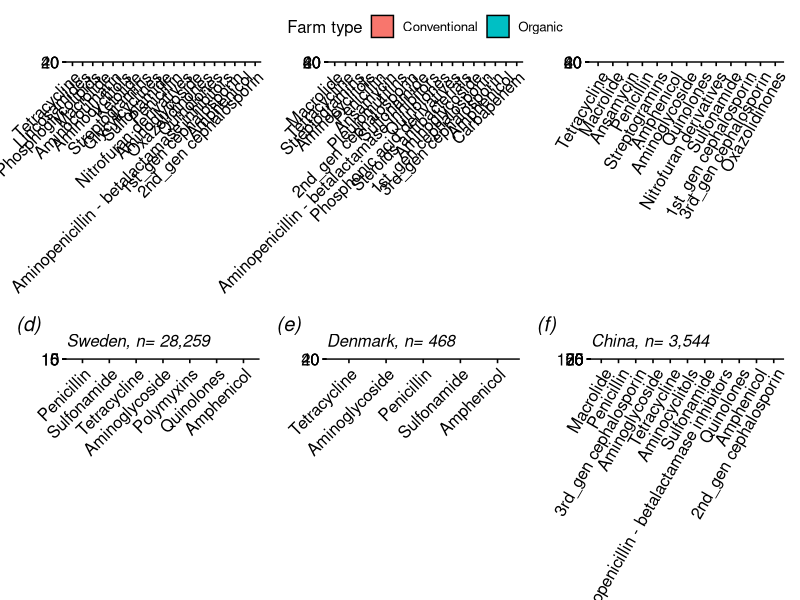

Generate this figure with R:
library(tidyverse)
library(ggplot2)
library(dplyr)
library(ggpubr)
library(patchwork)

#Load data
main_data <- read_csv("conv.csv")

data1 <- main_data %>%
  group_by(country) %>%
  select("country",
         "doi",
         "farm_type",
         "host",
         "antimicrobial_compound",
         "antimicrobial_class",
         "pathogen",
         "percent_resistant",
         "no_isolates_resistant",
         "no_isolates_susceptible",
         "no_isolates_intermidiate",
         "no_isolates" )

#changing percentage resistance into numeric class and rounding off  
data1$percent_resistant <- as.numeric(as.character
                                      (data1$percent_resistant))

data1$percent_resistant <- round(data1$percent_resistant, digits = 0)

data2 <- data1 %>%
  select("doi",
         "country",
         "farm_type",
         "host",
         "antimicrobial_compound",
         "antimicrobial_class",
         "pathogen",
         "percent_resistant",
         "no_isolates_resistant",
         "no_isolates_susceptible",
         "no_isolates_intermidiate",
         "no_isolates" )






data3 <- data2 %>%select("country",
                         "doi",
                         "farm_type",
                         "host",
                         "antimicrobial_class",
                         "pathogen",
                         "percent_resistant", "no_isolates")%>%
  filter(pathogen != "Arcanobacterium pyogenes", pathogen != "Corynebacterium bovis",
         pathogen != "Environmental streptococci")


#changing percentage resistance into numeric class and rounding off  
data3$percent_resistant <- as.numeric(as.character
                                      (data3$percent_resistant))

data3$percent_resistant <- round(data3$percent_resistant, digits = 0)




usa<- data3
#create a function to return the number of resistant isolates
new.function1 <- function(x,y) {
  (x*y)/100}

ResIsousa <- mapply(new.function1, usa$percent_resistant, usa$no_isolates)
ResIsousa <- round(ResIsousa, digits = 0)
AMR.tmp.usa <- cbind(usa, ResIsousa)

#determine total NIsolates
usaNIsolates <- aggregate(no_isolates ~ doi + country + farm_type + 
                              antimicrobial_class + pathogen + percent_resistant+
                              ResIsousa, data = AMR.tmp.usa, FUN = sum)


usaNIsolates$no_isolates <- sapply(usaNIsolates$no_isolates, function(x) sum(unlist(x)))

#aggregate all resistant isolates and all NIsolates by speciesag, compound and region
usares <- aggregate(ResIsousa ~ antimicrobial_class  + farm_type+
                        country, 
                      data = AMR.tmp.usa, FUN = sum)
usaAll <- aggregate(no_isolates ~ antimicrobial_class  + farm_type+
                        country, 
                      data = AMR.tmp.usa, FUN = sum)
#and divide ResIso/NIsolates to return true mean
usaMean <- round((usares$ResIsousa /usaAll$no_isolates)*100, digits = 0)
usaMeanDF <- as.data.frame(cbind(usares$antimicrobial_class,
                                   usares$farm_type, usares$country,
                                  usaMean, usaAll$no_isolates))
colnames(usaMeanDF) <- c("antimicrobial_class","farm_type","country",
                           "Mean","no_isolates")
usaMeanDF$Mean <- as.numeric(as.character(usaMeanDF$Mean))
usaMeanDF$no_isolates <- as.numeric(as.character(usaMeanDF$no_isolates))
#restrict display drug pairings where NIsolates > 10
usaMeanDF = usaMeanDF[which(usaMeanDF$no_isolates >= 10),]

# Compute the 95% CI of proportion where x = p_hat and y = n two tailed z = 1.96
CI.function <- function(x,y) {
  x + c(-1.96,1.96)*sqrt(x*(1-x)/y)}

#95% CI
CIusa<- as.data.frame(t(mapply(CI.function, usaMeanDF$Mean/100, usaMeanDF$no_isolates)))
usaMeanDF <-cbind(usaMeanDF, round(CIusa*100, digits = 0))
colnames(usaMeanDF) <- c("antimicrobial_class", "farm_type","country",
                           "Mean","no_isolates","CILow","CIHigh")
usaMeanDF$CILow[usaMeanDF$CILow < 0] = 0
usaMeanDF$CIHigh[usaMeanDF$CIHigh >100] = 100

##remove data with less than 1% resistance
usaMeanDF <- usaMeanDF%>%
  filter(Mean>1)

country.data <- usaMeanDF






##usa bar plot
usa.1 <- usaMeanDF %>%
  filter(country == "United States of America")

usa.1<- usa.1[order(-usa.1$Mean), ]

usa.bar <- ggbarplot(usa.1, "antimicrobial_class", "Mean", 
                               fill = "farm_type", position = position_dodge(0.7),
                               subtitle = "USA, n= 22,122",
                               xlab = FALSE, ylab = FALSE,
                               legend.title = "Farm type",
                               font.subtitle = "italic")+
  rotate_x_text(45)+
  geom_linerange(aes(group = farm_type, ymax = CIHigh, ymin = CILow),
                 position = position_dodge(width = 0.7))




##Denmark plot

den.1 <- usaMeanDF %>%
  filter(country == "Denmark")

den.1<- den.1[order(-den.1$Mean), ]

den.bar <- ggbarplot(den.1, "antimicrobial_class", "Mean", 
                     fill = "farm_type", position = position_dodge(0.7),
                     subtitle = "Denmark, n= 468 ",
                     xlab = FALSE, ylab = FALSE,
                     legend.title = "Farm type",
                     font.subtitle = "italic")+
  rotate_x_text(45)+
  geom_linerange(aes(group = farm_type, ymax = CIHigh, ymin = CILow),
                 position = position_dodge(width = 0.7))





##Sweden bar plot

swe.1 <- usaMeanDF %>%
  filter(country == "Sweden")

swe.1<- swe.1[order(-swe.1$Mean), ]

sweden.bar <- ggbarplot(swe.1, "antimicrobial_class", "Mean", 
                     fill = "farm_type", position = position_dodge(0.7),
                     subtitle = "Sweden, n= 28,259",
                     xlab = FALSE, ylab = FALSE,
                     legend.title = "Farm type",
                     font.subtitle = "italic")+
  rotate_x_text(45)+
  geom_linerange(aes(group = farm_type, ymax = CIHigh, ymin = CILow),
                 position = position_dodge(width = 0.7))





##South kores bar plot

s.k1 <- usaMeanDF %>%
  filter(country == "South Korea")

s.k1<- s.k1[order(-s.k1$Mean), ]

Southkorea.bar <- ggbarplot(s.k1, "antimicrobial_class", "Mean", 
                        fill = "farm_type", position = position_dodge(0.7),
                        subtitle = "South Korea, n= 2,382",
                        xlab = FALSE, ylab = FALSE,
                        legend.title = "Farm type",
                        font.subtitle = "italic")+
  rotate_x_text(60)+
  geom_linerange(aes(group = farm_type, ymax = CIHigh, ymin = CILow),
                 position = position_dodge(width = 0.7))




##China bar plot

china.1 <- usaMeanDF %>%
  filter(country == "China")

china.1<- china.1[order(-china.1$Mean), ]

china.bar <- ggbarplot(china.1, "antimicrobial_class", "Mean", 
                            fill = "farm_type", position = position_dodge(0.7),
                            subtitle = "China, n= 3,544",
                            xlab = FALSE, ylab = FALSE,
                            legend.title = "Farm type",
                            font.subtitle = "italic")+
  rotate_x_text(60)+
  geom_linerange(aes(group = farm_type, ymax = CIHigh, ymin = CILow),
                 position = position_dodge(width = 0.7))






##Germany bar plot

ger.1 <- usaMeanDF %>%
  filter(country == "Germany")

ger.1<- ger.1[order(-ger.1$Mean), ]

germany.bar <- ggbarplot(ger.1, "antimicrobial_class", "Mean", 
                       fill = "farm_type", position = position_dodge(0.7),
                       subtitle = "Germany, n= 17,808",
                       xlab = FALSE, ylab = FALSE,
                       legend.title = "Farm type",
                       font.subtitle = "italic")+
  rotate_x_text(45)+
  geom_linerange(aes(group = farm_type, ymax = CIHigh, ymin = CILow),
                 position = position_dodge(width = 0.7))








##Putting all plots together using patchwork

country.plot <- (usa.bar | germany.bar | Southkorea.bar) / 
  (sweden.bar | den.bar | china.bar)+
  plot_annotation(tag_levels = "a",
                  tag_prefix = "(",
                  tag_suffix = ")")+
  plot_layout(guides = "collect")&
  theme(plot.tag = element_text(face = "italic"),
        legend.position = "top")


country.plot

#ggsave(filename = "country.png",country.plot)
